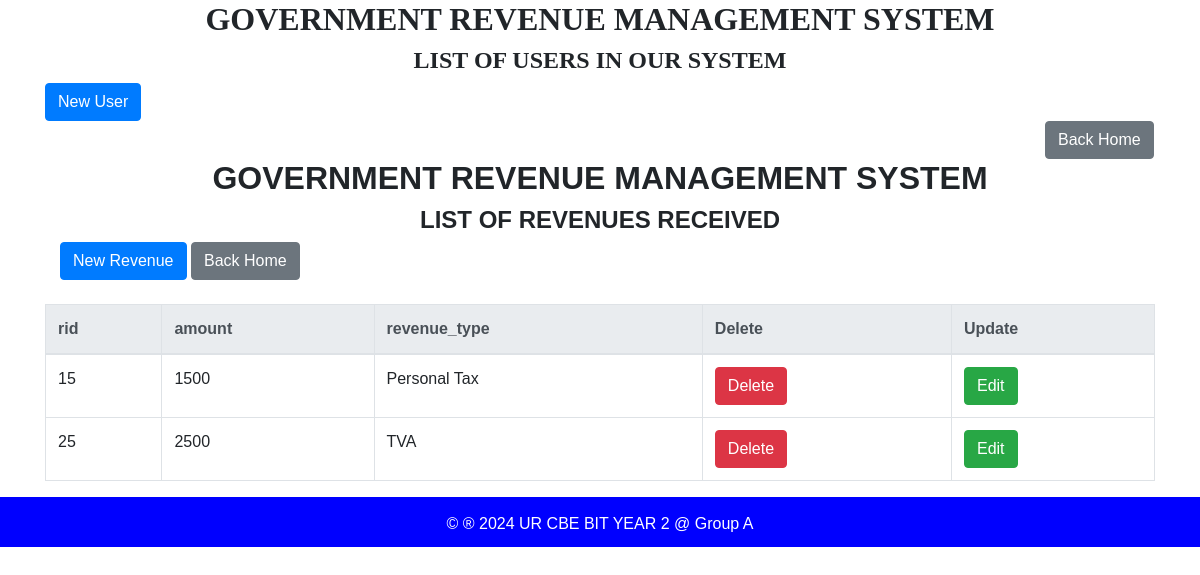
The app's page /revenue_table.php with its own data.
### tables this page shows
CREATE TABLE `revenue` (
  `rid` int(11) NOT NULL,
  `amount` int(100) NOT NULL,
  `revenue_type` varchar(150) NOT NULL
);

### revenue_table.php (the view, shortened to what this page needs)
<!DOCTYPE html>
<html>
<head>
    <link href="https://stackpath.bootstrapcdn.com/bootstrap/4.5.2/css/bootstrap.min.css" rel="stylesheet">
</head>
<body>
    <div class="container">
        <h2 style="text-align: center; font-family: century; font-weight: bold;">GOVERNMENT REVENUE MANAGEMENT SYSTEM</h2>
        <h4 style="text-align: center; font-family: century; font-weight: bold;">LIST OF USERS IN OUR SYSTEM</h4>
        <a href="user_form.html" class="btn btn-primary" style="margin-top: 0px;">New User</a>
        <a href="home.html" class="btn btn-secondary" style="margin-left: 1000px;">Back Home</a>
        <table class="table table-bordered">
            <thead class="bg-warning">
<?php
include "dbconnection.php";
$sql = "SELECT * FROM revenue";
$result = $connection->query($sql);
?>
<!DOCTYPE html>
<html lang="en">
<head>
    <link href="https://stackpath.bootstrapcdn.com/bootstrap/4.5.2/css/bootstrap.min.css" rel="stylesheet">
</head>
<body>
    <div class="container">
        <h2 class="text-center font-weight-bold">GOVERNMENT REVENUE MANAGEMENT SYSTEM</h2>
        <h4 class="text-center font-weight-bold">LIST OF REVENUES RECEIVED</h4>
        <a href="revenue_form.html" class="btn btn-primary mb-2">New Revenue</a>
        <a href="home.html" class="btn btn-secondary mb-2">Back Home</a>
        <table class="table table-bordered">
            <thead class="thead-light">
                <tr>
                    <th>rid</th>
                    <th>amount</th>
                    <th>revenue_type</th>
                    <th>Delete</th>
                    <th>Update</th>
                </tr>
            </thead>
            <tbody>
                <?php
                if ($result->num_rows > 0) {
                    while ($row = $result->fetch_assoc()) {
                        echo "<tr>
                            <td>{$row['rid']}</td>
                            <td>{$row['amount']}</td>
                            <td>{$row['revenue_type']}</td>
                            <td><a href='revenue_delete.php?rid={$row['rid']}' class='btn btn-danger'>Delete</a></td>
                            <td><a href='revenue_edit.php?rid={$row['rid']}' class='btn btn-success'>Edit</a></td>
                        </tr>";
                    }
                } else {
                    echo "<tr><td colspan='5'>No data found</td></tr>";
                }
                ?>
            </tbody>
        </table>
    </div>
    <footer class="footer">
        <p>&copy; &reg; 2024 UR CBE BIT YEAR 2 @ Group A</p>
    </footer>
</body>
</html>

### revenue_table.php (style rules this page uses)
body { font-family: Arial, sans-serif; }
footer { height: 50px; text-align: center; padding: 15px; color: white; background-color: blue; }

### records on screen
revenue: rid "15", amount "1500", revenue_type "Personal Tax"
revenue: rid "25", amount "2500", revenue_type "TVA"
